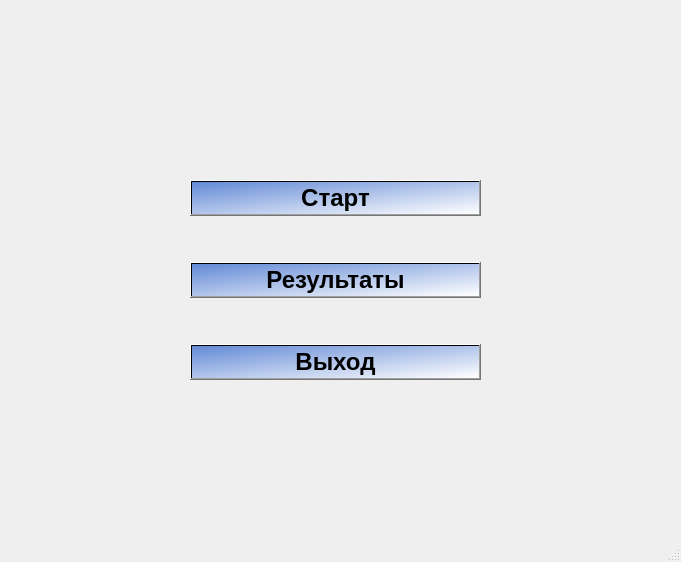
<?xml version="1.0" encoding="UTF-8"?>
<ui version="4.0">
 <class>MainWindow</class>
 <widget class="QMainWindow" name="MainWindow">
  <property name="geometry">
   <rect>
    <x>0</x>
    <y>0</y>
    <width>681</width>
    <height>562</height>
   </rect>
  </property>
  <property name="windowTitle">
   <string>MainWindow</string>
  </property>
  <widget class="QWidget" name="centralwidget">
   <widget class="QWidget" name="verticalLayoutWidget">
    <property name="geometry">
     <rect>
      <x>190</x>
      <y>140</y>
      <width>291</width>
      <height>281</height>
     </rect>
    </property>
    <layout class="QVBoxLayout" name="verticalLayout">
     <item>
      <widget class="QPushButton" name="start_pushButton">
       <property name="enabled">
        <bool>true</bool>
       </property>
       <property name="sizePolicy">
        <sizepolicy hsizetype="Minimum" vsizetype="Maximum">
         <horstretch>0</horstretch>
         <verstretch>0</verstretch>
        </sizepolicy>
       </property>
       <property name="font">
        <font>
         <family>Arial</family>
         <pointsize>18</pointsize>
         <bold>true</bold>
        </font>
       </property>
       <property name="styleSheet">
        <string notr="true">background-color: qlineargradient(spread:repeat, x1:0, y1:0, x2:1, y2:1, stop:0 rgba(99, 138, 214, 255), stop:1 rgba(255, 255, 255, 255))</string>
       </property>
       <property name="text">
        <string>Старт</string>
       </property>
       <property name="autoRepeat">
        <bool>false</bool>
       </property>
      </widget>
     </item>
     <item>
      <widget class="QPushButton" name="results_pushButton">
       <property name="sizePolicy">
        <sizepolicy hsizetype="Minimum" vsizetype="Maximum">
         <horstretch>0</horstretch>
         <verstretch>0</verstretch>
        </sizepolicy>
       </property>
       <property name="font">
        <font>
         <family>Arial</family>
         <pointsize>18</pointsize>
         <bold>true</bold>
        </font>
       </property>
       <property name="styleSheet">
        <string notr="true">background-color: qlineargradient(spread:repeat, x1:0, y1:0, x2:1, y2:1, stop:0 rgba(99, 138, 214, 255), stop:1 rgba(255, 255, 255, 255))</string>
       </property>
       <property name="text">
        <string>Результаты</string>
       </property>
      </widget>
     </item>
     <item>
      <widget class="QPushButton" name="exit_pushButton">
       <property name="sizePolicy">
        <sizepolicy hsizetype="Minimum" vsizetype="Maximum">
         <horstretch>0</horstretch>
         <verstretch>0</verstretch>
        </sizepolicy>
       </property>
       <property name="font">
        <font>
         <family>Arial</family>
         <pointsize>18</pointsize>
         <bold>true</bold>
        </font>
       </property>
       <property name="cursor">
        <cursorShape>ArrowCursor</cursorShape>
       </property>
       <property name="contextMenuPolicy">
        <enum>Qt::DefaultContextMenu</enum>
       </property>
       <property name="styleSheet">
        <string notr="true">background-color: qlineargradient(spread:repeat, x1:0, y1:0, x2:1, y2:1, stop:0 rgba(99, 138, 214, 255), stop:1 rgba(255, 255, 255, 255))</string>
       </property>
       <property name="text">
        <string>Выход</string>
       </property>
      </widget>
     </item>
    </layout>
   </widget>
  </widget>
  <widget class="QMenuBar" name="menubar">
   <property name="geometry">
    <rect>
     <x>0</x>
     <y>0</y>
     <width>681</width>
     <height>22</height>
    </rect>
   </property>
  </widget>
  <widget class="QStatusBar" name="statusbar"/>
 </widget>
 <resources/>
 <connections/>
</ui>
